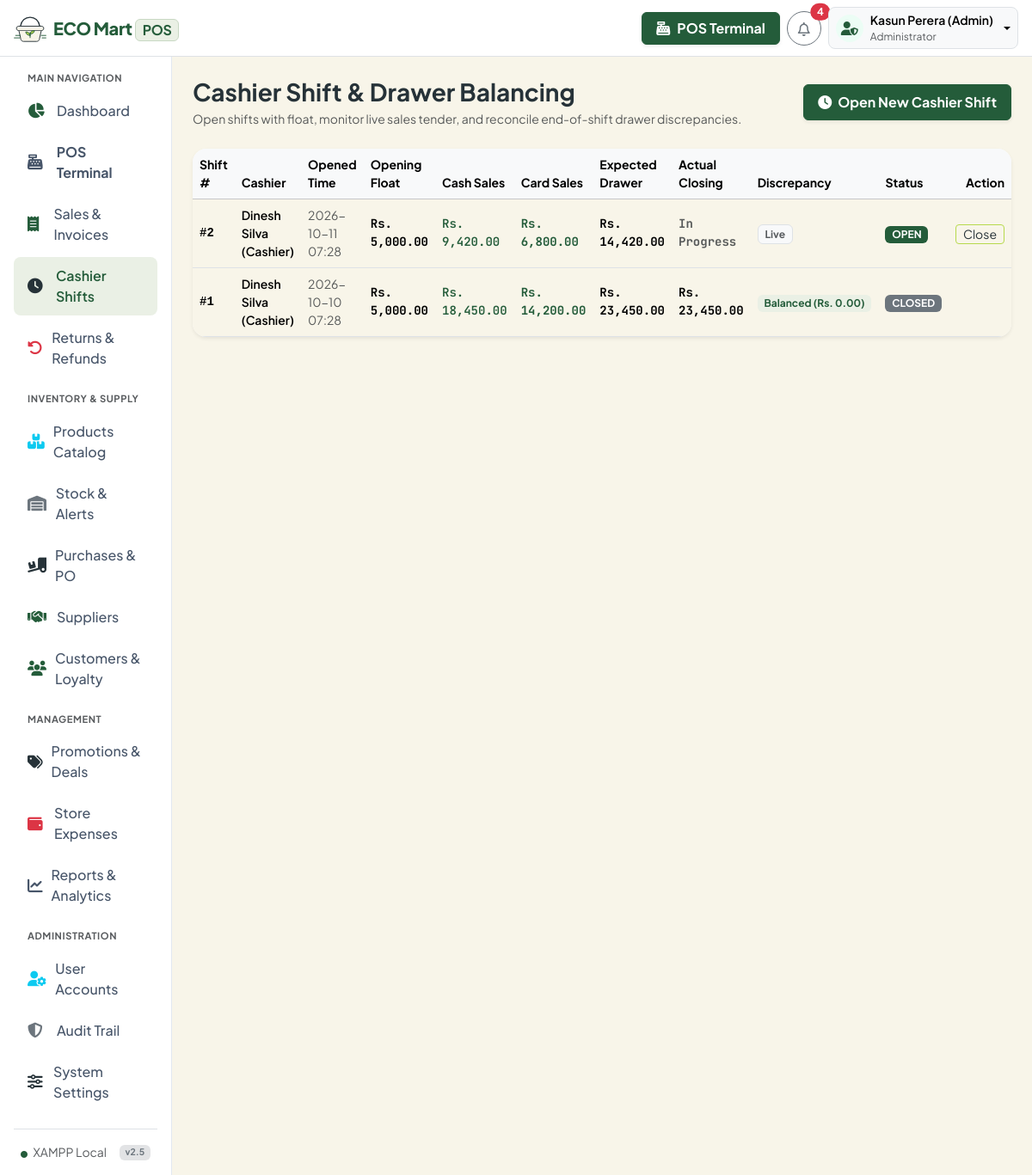
Page /shifts/index.php (signed in) on the committed database.
### tables this page shows
CREATE TABLE `cashier_shifts` (
  `id` int(11) NOT NULL AUTO_INCREMENT,
  `user_id` int(11) NOT NULL,
  `opening_float` decimal(10,2) NOT NULL DEFAULT 5000.00,
  `cash_sales` decimal(10,2) NOT NULL DEFAULT 0.00,
  `card_sales` decimal(10,2) NOT NULL DEFAULT 0.00,
  `online_sales` decimal(10,2) NOT NULL DEFAULT 0.00,
  `refunds_total` decimal(10,2) NOT NULL DEFAULT 0.00,
  `expected_cash` decimal(10,2) NOT NULL DEFAULT 5000.00,
  `closing_cash` decimal(10,2) DEFAULT NULL,
  `discrepancy` decimal(10,2) DEFAULT 0.00,
  `opened_at` datetime NOT NULL,
  `closed_at` datetime DEFAULT NULL,
  `status` enum('open','closed') DEFAULT 'open',
  `notes` text DEFAULT NULL,
  PRIMARY KEY (`id`),
  KEY `user_id` (`user_id`),
  CONSTRAINT `fk_shifts_user` FOREIGN KEY (`user_id`) REFERENCES `users` (`id`) ON DELETE CASCADE
);

CREATE TABLE `users` (
  `id` int(11) NOT NULL AUTO_INCREMENT,
  `role_id` int(11) NOT NULL,
  `name` varchar(100) NOT NULL,
  `email` varchar(100) NOT NULL,
  `password` varchar(255) NOT NULL,
  `phone` varchar(20) DEFAULT NULL,
  `status` enum('active','inactive') DEFAULT 'active',
  `last_login` datetime DEFAULT NULL,
  `created_at` timestamp DEFAULT CURRENT_TIMESTAMP,
  `updated_at` timestamp DEFAULT CURRENT_TIMESTAMP ON UPDATE CURRENT_TIMESTAMP,
  PRIMARY KEY (`id`),
  UNIQUE KEY `email_unique` (`email`),
  KEY `role_id` (`role_id`),
  CONSTRAINT `fk_users_role` FOREIGN KEY (`role_id`) REFERENCES `roles` (`id`) ON DELETE CASCADE
);

### config/database.php (called while the page is built, shortened)
<?php
function formatCurrency(float $amount): string {
    return 'Rs. ' . number_format($amount, 2);
}

### shifts/index.php (the view, shortened to what this page needs)
<?php
require_once __DIR__ . '/../includes/header.php';
require_once __DIR__ . '/../includes/navbar.php';
$db = Database::getConnection();
$shifts = $db->query("SELECT cs.*, u.name as cashier_name
    FROM cashier_shifts cs
    JOIN users u ON cs.user_id = u.id
    ORDER BY cs.id DESC")->fetchAll();
$userId = $_SESSION['user_id'] ?? 1;
$activeShift = $db->query("SELECT * FROM cashier_shifts WHERE user_id = {$userId} AND status = 'open' ORDER BY id DESC LIMIT 1")->fetch();
?>
<div class="d-flex">
    <?php require_once __DIR__ . '/../includes/sidebar.php'; ?>
    <div class="flex-grow-1 p-4" style="background: #f8fafc; min-height: calc(100vh - 65px);">
        <div class="d-flex flex-wrap justify-content-between align-items-center mb-4 gap-3">
            <div>
                <h3 class="fw-bold text-dark mb-1">Cashier Shift & Drawer Balancing</h3>
                <p class="text-muted small m-0">Open shifts with float, monitor live sales tender, and reconcile end-of-shift drawer discrepancies.</p>
            </div>
            <div class="d-flex gap-2">
                <?php if ($activeShift): ?>
                    <a href="<?= BASE_URL ?>shifts/close.php?id=<?= $activeShift['id'] ?>" class="btn btn-warning fw-bold px-3 py-2 shadow-sm">
                        <i class="fa-solid fa-lock me-1"></i> Close Active Shift #<?= $activeShift['id'] ?>
                    </a>
                <?php else: ?>
                    <a href="<?= BASE_URL ?>shifts/open.php" class="btn btn-success fw-bold px-3 py-2 shadow-sm">
                        <i class="fa-solid fa-clock me-1"></i> Open New Cashier Shift
                    </a>
                <?php endif; ?>
            </div>
        </div>
        <div class="card border-0 shadow-sm rounded-4 bg-white overflow-hidden">
            <div class="table-responsive">
                <table class="table table-hover align-middle mb-0">
                    <thead class="table-light small text-muted">
                        <tr>
                            <th>Shift #</th>
                            <th>Cashier</th>
                            <th>Opened Time</th>
                            <th>Opening Float</th>
                            <th>Cash Sales</th>
                            <th>Card Sales</th>
                            <th>Expected Drawer</th>
                            <th>Actual Closing</th>
                            <th>Discrepancy</th>
                            <th>Status</th>
                            <th class="text-end">Action</th>
                        </tr>
                    </thead>
                    <tbody>
                        <?php if (empty($shifts)): ?>
                            <tr><td colspan="11" class="text-center py-5 text-muted">No cashier shifts registered.</td></tr>
                        <?php else: ?>
                            <?php foreach ($shifts as $sh): ?>
                                <tr>
                                    <td class="fw-bold font-monospace small">#<?= $sh['id'] ?></td>
                                    <td class="fw-semibold small"><?= htmlspecialchars($sh['cashier_name']) ?></td>
                                    <td class="small text-muted"><?= date('Y-m-d H:i', strtotime($sh['opened_at'])) ?></td>
                                    <td class="small currency-font"><?= formatCurrency((float)$sh['opening_float']) ?></td>
                                    <td class="small currency-font text-success fw-semibold"><?= formatCurrency((float)$sh['cash_sales']) ?></td>
                                    <td class="small currency-font text-primary"><?= formatCurrency((float)$sh['card_sales']) ?></td>
                                    <td class="small currency-font fw-bold"><?= formatCurrency((float)$sh['expected_cash']) ?></td>
                                    <td class="small currency-font"><?= $sh['closing_cash'] !== null ? formatCurrency((float)$sh['closing_cash']) : '<span class="text-muted">In Progress</span>' ?></td>
                                    <td>
                                        <?php if ($sh['status'] === 'closed'): ?>
                                            <?php if ((float)$sh['discrepancy'] == 0): ?>
                                                <span class="badge bg-success-subtle text-success">Balanced (Rs. 0.00)</span>
                                            <?php elseif ((float)$sh['discrepancy'] > 0): ?>
                                                <span class="badge bg-info-subtle text-info">+Rs. <?= number_format((float)$sh['discrepancy'], 2) ?> Excess</span>
                                            <?php else: ?>
                                                <span class="badge bg-danger-subtle text-danger">-Rs. <?= number_format(abs((float)$sh['discrepancy']), 2) ?> Short</span>
                                            <?php endif; ?>
                                        <?php else: ?>
                                            <span class="badge bg-light text-muted border">Live</span>
                                        <?php endif; ?>
                                    </td>
                                    <td>
                                        <span class="badge <?= $sh['status'] === 'open' ? 'bg-success' : 'bg-secondary' ?>"><?= strtoupper($sh['status']) ?></span>
                                    </td>
                                    <td class="text-end">
                                        <?php if ($sh['status'] === 'open'): ?>
                                            <a href="<?= BASE_URL ?>shifts/close.php?id=<?= $sh['id'] ?>" class="btn btn-sm btn-outline-warning py-0 px-2 small">Close</a>
                                        <?php endif; ?>
                                    </td>
                                </tr>
                            <?php endforeach; ?>
                        <?php endif; ?>
                    </tbody>
                </table>
            </div>
        </div>
    </div>
</div>
<?php require_once __DIR__ . '/../includes/footer.php'; ?>

### includes/header.php (style rules this page uses)
:root { --eco-primary: #245C3A; --eco-cream: #F8F5E9; --eco-accent: #B7D94C; --eco-text: #263238; --primary-emerald: var(--eco-primary); --primary-emerald-dark: #19452B; --primary-emerald-light: #EAF0E5; --pos-bg: var(--eco-cream); --bs-success: var(--eco-primary); --bs-success-rgb: 36, 92, 58; --bs-primary: var(--eco-primary); --bs-primary-rgb: 36, 92, 58; --bs-warning: var(--eco-accent); --bs-warning-rgb: 183, 217, 76; --bs-body-color: var(--eco-text); --bs-body-bg: var(--eco-cream); --bs-link-color: var(--eco-primary); --bs-link-hover-color: #19452B; --font-main: 'Plus Jakarta Sans', system-ui, -apple-system, sans-serif; --font-mono: 'JetBrains Mono', monospace; }
body { font-family: var(--font-main); background-color: var(--eco-cream); color: var(--eco-text); }
[style*="#f8fafc"], [style*="#f1f5f9"] { background-color: var(--eco-cream) !important; }
.text-success, .navbar-brand { color: var(--eco-primary) !important; }
.text-dark { color: var(--eco-text) !important; }
.btn-success, .bg-success, .badge-pos { background-color: var(--eco-primary) !important; border-color: var(--eco-primary) !important; }
.bg-success-subtle { background-color: #EAF0E5 !important; }
.btn-outline-warning { color: var(--eco-text); border-color: var(--eco-accent); }
.currency-font { font-family: var(--font-mono); font-weight: 700; }

### rows in the picture
cashier_shifts: id "2", user.name "Dinesh Silva (Cashier)", opened_at "2026-10-11 07:28", opening_float "Rs. 5,000.00", cash_sales "Rs. 9,420.00", card_sales "Rs. 6,800.00", expected_cash "Rs. 14,420.00", shows "In Progress", shows "Live", status "OPEN"
cashier_shifts: id "1", user.name "Dinesh Silva (Cashier)", opened_at "2026-10-10 07:28", opening_float "Rs. 5,000.00", cash_sales "Rs. 18,450.00", card_sales "Rs. 14,200.00", expected_cash "Rs. 23,450.00", closing_cash "Rs. 23,450.00", discrepancy "Balanced (Rs. 0.00)", status "CLOSED"

### other values in the picture
$unreadNotifs "4"
$currentUser "Kasun Perera (Admin)"
$currentRole "Administrator"
